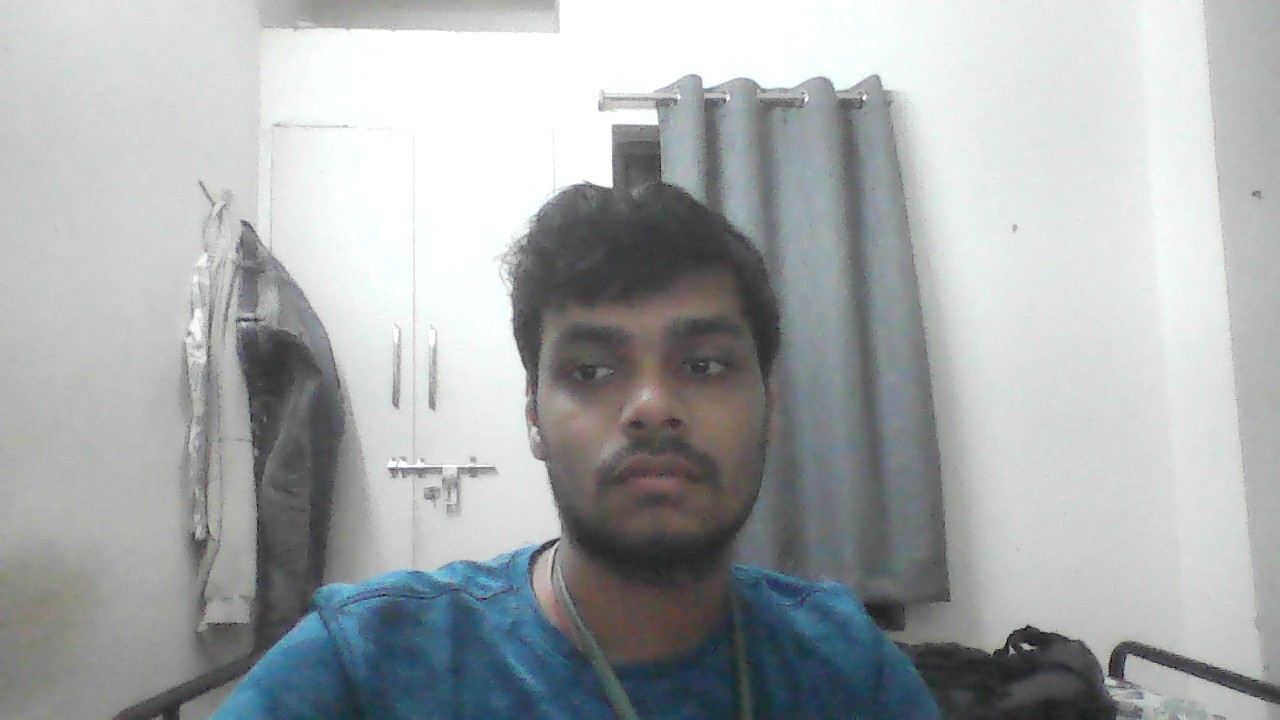
#> input picture faces_dataset/Anurag/anurag2.jpg, 1280 x 720 px; its folder holds only this picture in this run
$ python train.py
#> lines starting #> are read from the running program, lines starting #| are printed output that depends on the picture
import cv2
import os
import numpy as np
import pickle

# --- OPTIMIZATION: Radius=1, Neighbors=8 (Better for webcam) ---
recognizer = cv2.face.LBPHFaceRecognizer_create(radius=1, neighbors=8, grid_x=8, grid_y=8)
detector = cv2.CascadeClassifier(cv2.data.haarcascades + "haarcascade_frontalface_default.xml")

image_paths = []
face_samples = []
ids = []
name_map = {}

current_id = 0
dataset_path = "faces_dataset"

print("[INFO] Training started...")

for name in os.listdir(dataset_path):
    person_path = os.path.join(dataset_path, name)
    if not os.path.isdir(person_path): continue

    name_map[current_id] = name
    print(f"[INFO] Processing {name} (ID: {current_id})")

    for filename in os.listdir(person_path):
        if filename.endswith(('.jpg', '.png')):
            img_path = os.path.join(person_path, filename)

            # 1. Read as Gray
            img = cv2.imread(img_path, cv2.IMREAD_GRAYSCALE)
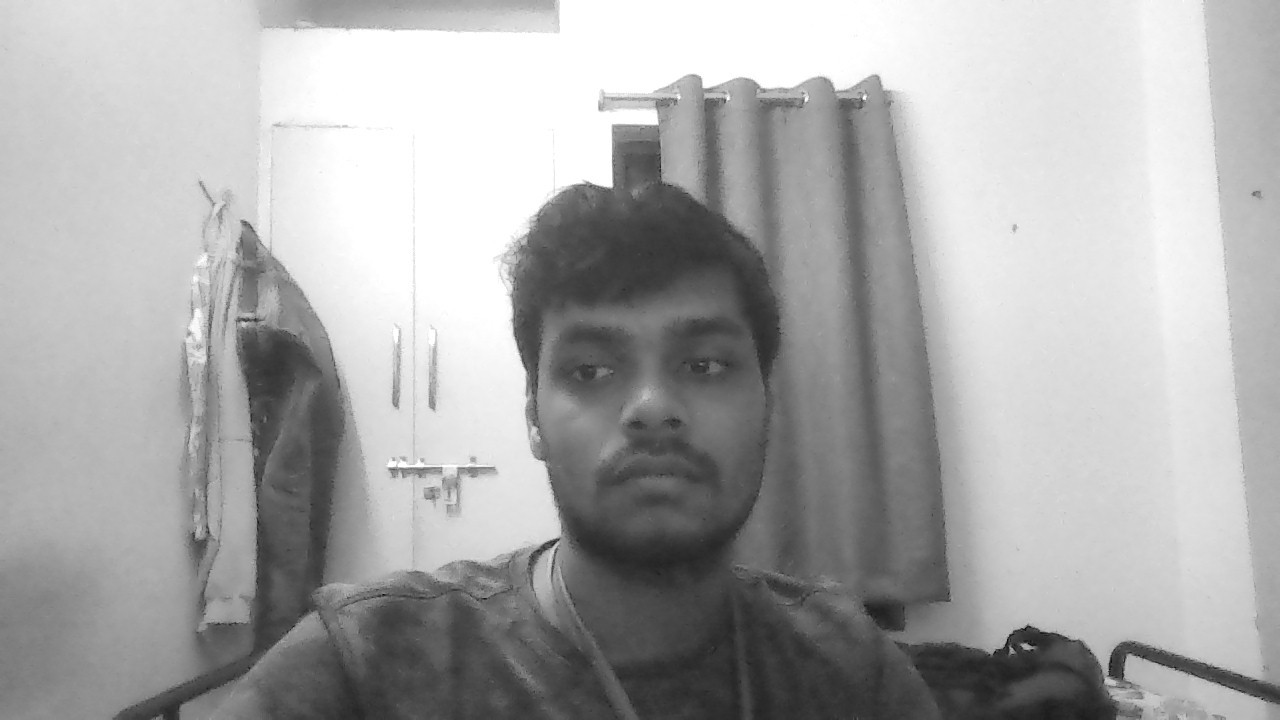
#> img: shape (720, 1280); min 3, max 255, mean 169.8

            # 2. OPTIMIZATION: Fix Lighting
            img = cv2.equalizeHist(img)
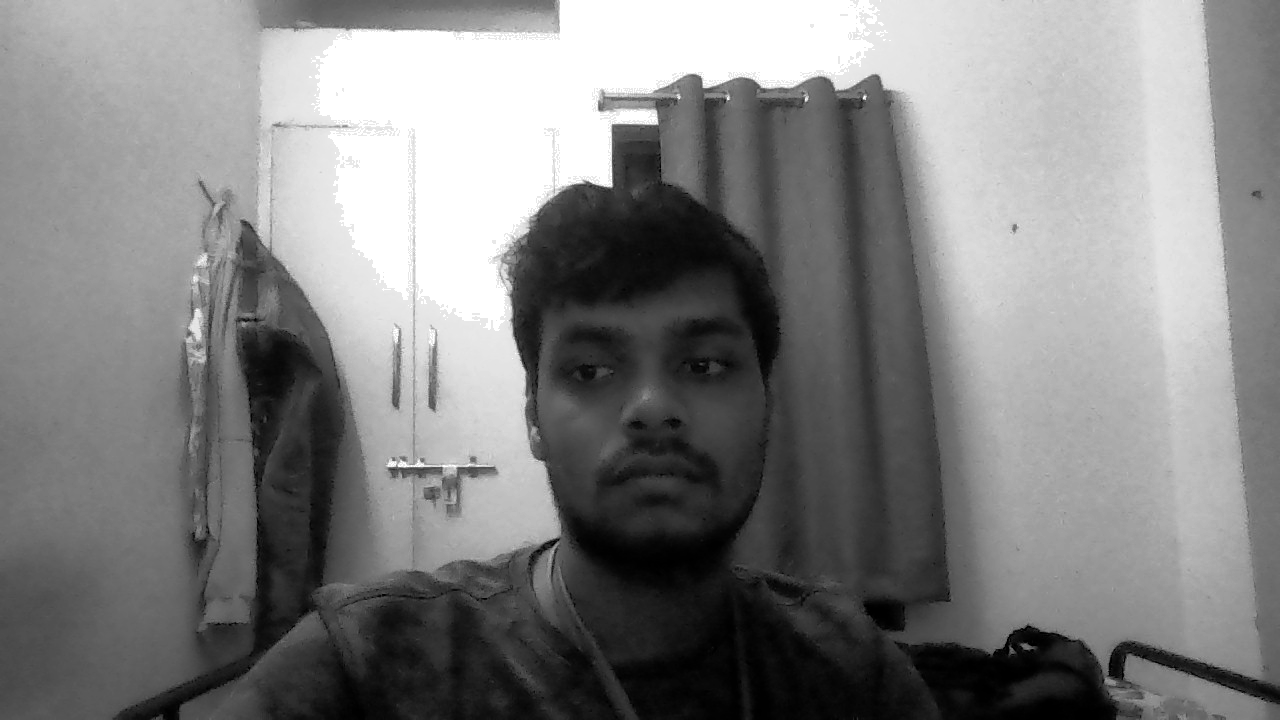
#> img: shape (720, 1280); min 0, max 255, mean 129.1

            # Detect face
            faces = detector.detectMultiScale(img)
#> faces = [[503, 247, 299, 299]]

            for (x,y,w,h) in faces:
                face_samples.append(img[y:y+h, x:x+w])
                ids.append(current_id)
#> this loop made 1 pass
#> after the loop, face_samples = 1 item; ids = [0]

    current_id += 1

print(f"[INFO] Training on {len(face_samples)} faces...")
#> (printed output is left out)
recognizer.train(face_samples, np.array(ids))
recognizer.save("trainer.yml")

with open("names.pkl", "wb") as f:
    pickle.dump(name_map, f)

print("[INFO] Done. Now run 'streamlit run app.py'")
